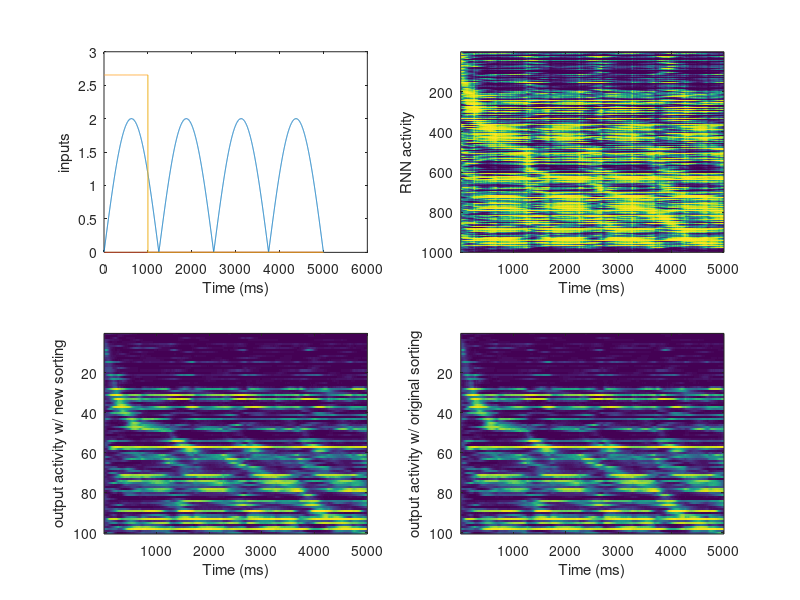
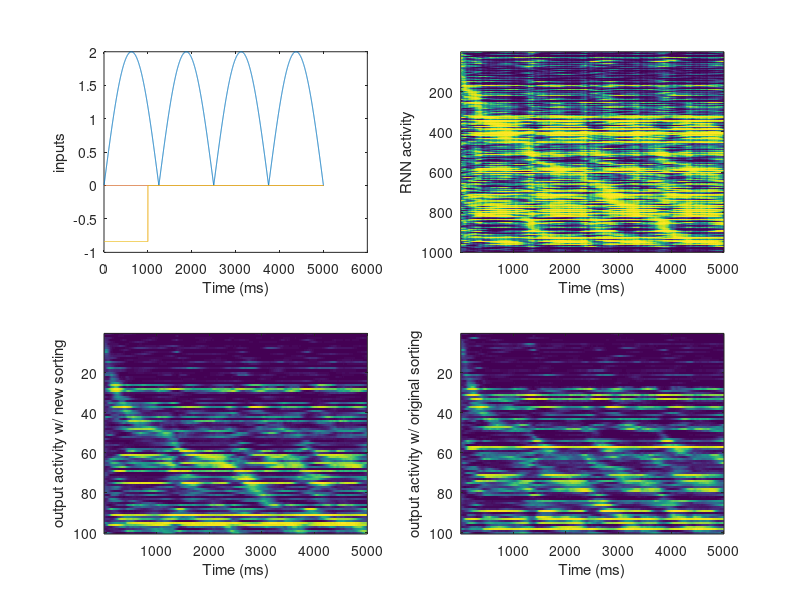
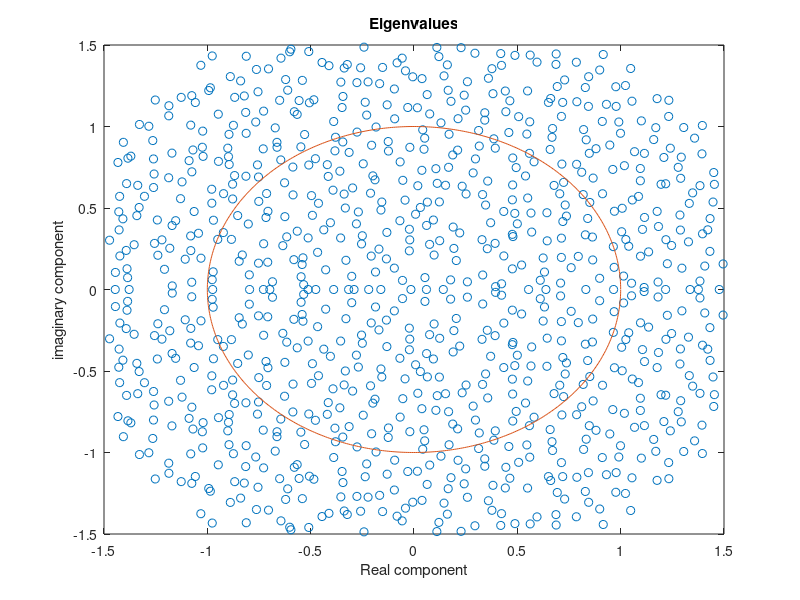

MATLAB code to generate these figures, in order:
clear all
close all

% load('u_it0.mat')

% rng(5);
t_total = 5001;
dt = 1;
norm_noise = .1;
N = 1000; %number of neurons in LSM
M = 100; %output neurons
tau_net = 50; %time constant for excitatory synaptic activation
tau_v = 50;
g = 1.7; %LSM gain factor
p_c = .1;
f_x = .0004;
f_y = .0002;


W_ji = (g/sqrt(p_c*N))*full(sprandn(N,N,p_c)); %LSM recurrent weights
O_jk = (g/sqrt(p_c*N))*full(sprandn(N,M,p_c)); %output weights
[W_in_t, W_in_x, W_in_y] = deal(10*normrnd(0,g/sqrt(N),N,1)); %input weights
eig_W = eig(W_ji);
u_it0 = normrnd(0,1,N,1);
% PI_it(:,2501:3500) = repmat(-.001*(1:1000) + 1,N,1);
% PI_it(:,3501:7001) = repmat(PI_it(:,3500),1,3501);
% PI_it(:,7002:15001) = PI_it(:,1:8000);
% PI_it(:,15001:35001) = 0;

for k = 1:2
    if k == 1
        PI_it_t = zeros(1,t_total); %input signal in t
        PI_it_x = zeros(1,t_total); %input signal in x
        PI_it_y = zeros(N,t_total); %input signal in y
        PI_it_t = abs(2*sin(2*pi*f_x*(1:t_total)));
        PI_it_y(:,1:1000) = 2*ones(N,1000).*normrnd(0,1,N,1);
%         PI_it_y(:,1:1000) = .2;
    elseif k == 2
        PI_it_y(:,1:1000) = 2*ones(N,1000).*normrnd(0,1,N,1);
%         PI_it_t = abs(1*sin(2*pi*f_x*(1:t_total)));
%         PI_it_t(1:1000) = 1;
%         PI_it_t = zeros(1,t_total);
%         PI_it_x = zeros(1,t_total);
%         PI_it_x = (-2500:2500).^2; 
%         PI_it_x = PI_it_x./max(PI_it_x); 
%         PI_it_y = zeros(1,t_total); 
    elseif k == 3
%         PI_it_t = abs(1*sin(2*pi*f_x*(1:t_total)));
%         PI_it_t(1:1000) = 1;
%         PI_it_x = (-2500:2500).^2; 
%         PI_it_x = PI_it_x./max(PI_it_x); 
%         PI_it_y = zeros(1,t_total);
    elseif k == 4
%         PI_it_t = abs(1*sin(2*pi*f_x*(1:t_total)));
%         PI_it_t(1:1000) = 1;
%         PI_it_x = zeros(1,t_total);
%         PI_it_x = (-2500:2500).^2; 
%         PI_it_x = PI_it_x./max(PI_it_x); 
%         PI_it_y = 0*sin(2*pi*f_y*(1:t_total)); %input position signal in y
%         PI_it_y(:,1:5000) = .0002*(1:5000);
    end
    u_it = zeros(N,t_total);
    rate_it = zeros(N,t_total);
%     u_it(:,1) = normrnd(0,2,N,1);
    u_it(:,1) = u_it0;
    v_kt = zeros(M,t_total);
    rate_kt = zeros(M,t_total);

    figure('Renderer', 'painters', 'Position', [200 300 1000 700])
    subplot(2,2,1)
    plot(PI_it_t)
    hold on
    plot(PI_it_x)
    hold on
    plot(PI_it_y(1,:))
    ylabel('inputs')
    xlabel('Time (ms)')

    for t = 2:t_total
        rate_it(:,t-1) = tanh(u_it(:,t-1));
        rate_kt(:,t-1) = tanh(v_kt(:,t-1)-1) + 1;
        sum_wji = W_ji*rate_it(:,t-1);
        sum_output = O_jk'*rate_it(:,t-1);
        position_input = W_in_t*PI_it_t(t-1) + W_in_x*PI_it_x(t-1) + PI_it_y(t-1);
        del_ui = (randn(N,1)*norm_noise + position_input -u_it(:,t-1) + sum_wji)*(dt/tau_net);
        u_it(:,t) = u_it(:,t-1) + del_ui;

        del_vk = (sum_output -v_kt(:,t-1))*(dt/tau_v);
        v_kt(:,t) = v_kt(:,t-1) + del_vk;
    end

    [max_am,max_in] = max(rate_kt,[],2);
    [be,eye] = sort(max_in);
    if k ==1
        eye_orig = eye;
    end
    v_kt_sorted_orig = rate_kt(eye_orig,:);
    v_kt_sorted = rate_kt(eye,:);
    
    [max_am1,max_in1] = max(rate_it,[],2);
    [be1,eye1] = sort(max_in1);
    

    subplot(2,2,2)
    imagesc(rate_it(eye1,:))
    ylabel('RNN activity')
    xlabel('Time (ms)')

    subplot(2,2,3)
    imagesc(v_kt_sorted)
    ylabel('output activity w/ new sorting')
    xlabel('Time (ms)')
    
    subplot(2,2,4)
    imagesc(v_kt_sorted_orig)
    ylabel('output activity w/ original sorting')
    xlabel('Time (ms)')
end

figure
plot(eig_W,'o')
hold on
plot(cos(0:.01:2*pi),sin(0:.01:2*pi));
xlabel('Real component')
ylabel('imaginary component')
title('Eigenvalues')
xlim([-1.5 1.5])
ylim([-1.5 1.5])